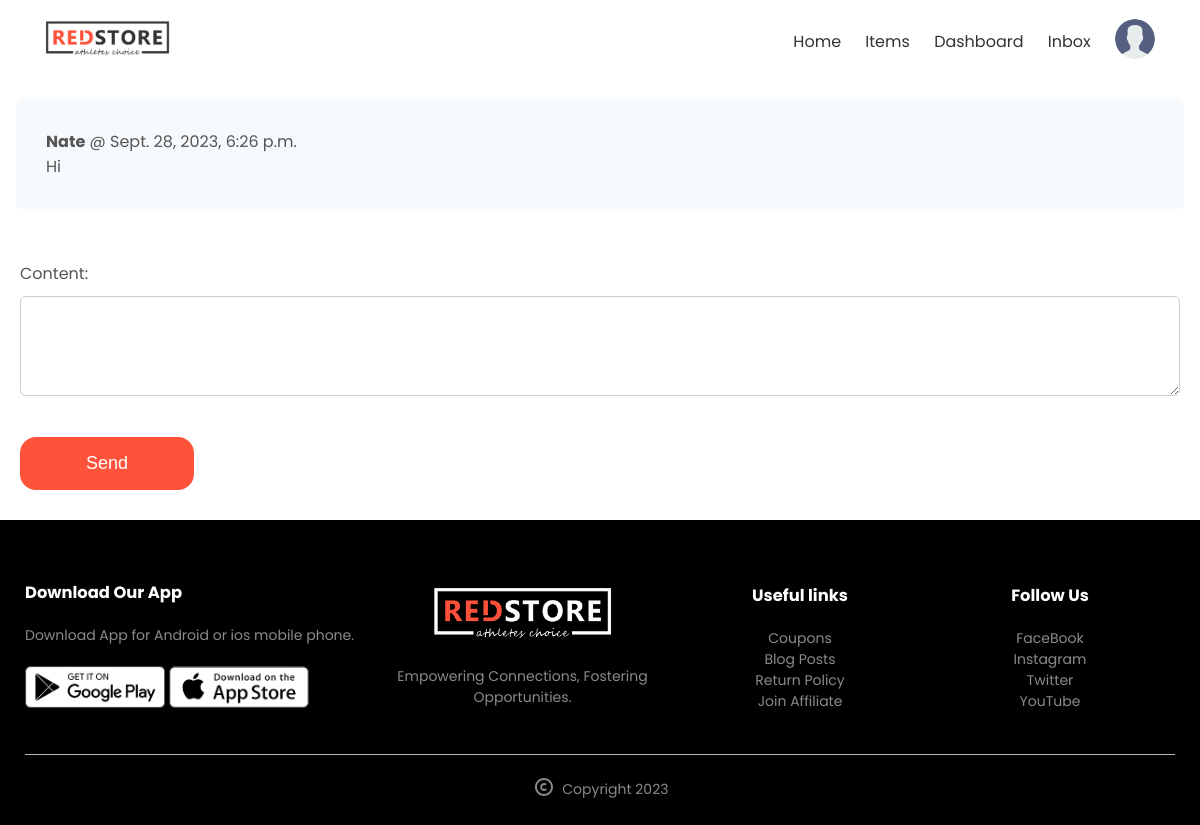
The page /messages/1/ (signed in) on the database its author committed.
### core/models.py (models this page shows, shortened)
class User(AbstractUser):
    name = models.CharField(max_length=200, null=True)
    email = models.EmailField(unique=True, null=True)
    bio = models.TextField(null=True)
    avatar = models.ImageField(null=True, default="avatar.svg")
    instagram = models.CharField(max_length=50, blank=True)
    facebook = models.CharField(max_length=50, blank=True)
    whatsup = models.CharField(max_length=50, blank=True)
    twitter = models.CharField(max_length=50, blank=True)
    total_ratings = models.PositiveIntegerField(default=0)
    total_rating_points = models.PositiveIntegerField(default=0)
    USERNAME_FIELD = 'username'
    REQUIRED_FIELDS = ['email']

class ConversationMessage(models.Model):
    conversation = models.ForeignKey(Conversation, related_name='messages', on_delete=models.CASCADE)
    content = models.TextField()
    created_at =  models.DateTimeField(auto_now_add=True)
    created_by = models.ForeignKey(User, related_name='created_messages', on_delete=models.CASCADE)

### core/views.py (the view)
# urls.py: path('messages/<str:pk>/', views.messageDetail, name='convo-detail'),
@login_required
def messageDetail(request, pk):
    conversation = Conversation.objects.filter(members__in=[request.user.id]).get(pk=pk)
    if request.method == 'POST':
        form = ConversationMessageForm(request.POST)
        if form.is_valid():
            conversation_message = form.save(commit=False)
            conversation_message.conversation = conversation
            conversation_message.created_by = request.user
            conversation_message.save()
            conversation.save()
            return redirect('convo-detail', pk=pk)
    else:
        form = ConversationMessageForm()
    return render(request, 'core/message-detail.html', {
        'conversation': conversation,
        'form': form
    })

### core/forms.py
class ConversationMessageForm(forms.ModelForm):
    class Meta:
        model = ConversationMessage
        fields = ('content',)
        widgets = {
            'content': forms.Textarea(attrs={
                'style': CONVO_STYLES
            })
        }

### core/templates/core/message-detail.html (shortened to what this page needs)
{% extends 'core/base.html' %}
{% block content %}
    <div class="all-msgs">
        {% for message in conversation.messages.all %}
            <div class="{% if message.created_by == request.user %}bg-user{% else %}bg-other{% endif %}" id="msg">
                <div>
                    <p><strong>{{ message.created_by.username }}</strong> @ {{ message.created_at }}</p>
                    <p>{{ message.content }}</p>
                </div>
            </div>
        {% endfor %}
    </div>
    <div class="msg-ctnr">
    	<form method="post" action=".">
    	    {{ form.as_p }}
    	    <button class="conv-btn">Send</button>
    	</form>
    </div>
{% endblock %}

### core/templates/core/base.html (shortened to what this page needs)
<!DOCTYPE html>
{% load static %}
<html lang="en">
<head>
	<link rel="stylesheet" href="https://cdn.jsdelivr.net/npm/@fortawesome/fontawesome-free@6.2.1/css/fontawesome.min.css">
	<link rel="stylesheet" href="{% static 'css/style.css' %}">
</head>
<body>
	<div class="header">
		<div class="container">
			<div class="navbar">
				<div class="logo">
					<a href="{% url 'home' %}">
						<img src="{% static 'images/logo.png' %}" alt="" width="125px">
					</a>
				</div>
				<nav>
					<ul id="MenuItems">
  						<li><a href="{% url 'home' %}">Home</a></li>
						<li><a href="{% url 'products' %}">Items</a></li>
						{% if request.user.is_authenticated %}
						<li><a href="{% url 'dashboard' %}">Dashboard</a></li>
						<li><a href="{% url 'inbox' %}">Inbox</a></li>
						<li class="user-dropdown">
							<div class="user-avatar">
								<img src="{{ request.user.avatar.url }}" alt="{% static 'images/avatar.svg' %}">
							</div>
						</li>
						{% else %}
						<li><a href="{% url 'signup' %}">Join</a></li>
						<li><a href="{% url 'login' %}">Login</a></li>
						{% endif%}
					</ul>
				</nav>
			</div>
		</div>
	</div>
	{% block content %}
	{% endblock %}
	<div class="footer">
		<div class="container">
			<div class="row">
				<div class="footer-col-1">
						<h3>Download Our App</h3>
						<p>Download App for Android or ios mobile phone.</p>
						<div class="app-logo">
							<img src="{% static 'images/play-store.png' %}" alt="">
							<img src="{% static 'images/app-store.png' %}" alt="">
						</div>
				</div>
				<div class="footer-col-2">
						<img src="{% static 'images/logo-white.png' %}" alt="">
						<p>Empowering Connections, Fostering Opportunities. </p>
				</div>
				<div class="footer-col-3">
						<h3>Useful links</h3>
						<ul>
							<li>Coupons</li>
							<li>Blog Posts</li>
							<li>Return Policy</li>
							<li>Join Affiliate</li>
						</ul>
				</div>
				<div class="footer-col-4">
						<h3>Follow Us</h3>
						<ul>
							<li>FaceBook</li>
							<li>Instagram</li>
							<li>Twitter</li>
							<li>YouTube</li>
						</ul>
					</div>
				</div>
				<hr>
				<p class="copyright">
					<span>
					</span>
					Copyright 2023
				  </p>
			</div>
	</div>
	</body>
</html>

### static/css/style.css (style rules this page uses)
* { margin: 0; padding: 0; box-sizing: border-box; }
body { font-family: 'Poppins', sans-serif; }
.navbar { display: flex; align-items: center; padding: 20px; }
nav { flex: 1; text-align: right; }
nav ul { display: inline-block; list-style-type: none; }
nav ul li { display: inline-block; margin-right: 20px; }
nav ul li a { text-decoration: none; color: #333; transition: color 0.3s; }
.user-dropdown { position: relative; display: inline-block; }
.user-avatar { position: relative; margin-right: 20px; cursor: pointer; }
.user-avatar img { width: 40px; height: 40px; border-radius: 50%; position: absolute; top: 0; transform: translateY(-70%); }
a { text-decoration: none; color: #555; }
p { color: #555; }
.container { max-width: 1300px; padding-left: 25px; padding-right: 25px; margin: auto; }
.row { display: flex; flex-wrap: wrap; align-items: center; justify-content: space-around; }
.footer { background: #000; color: #8a8a8a; font-size: 14px; padding: 60px 0 20px; }
.footer p { color: #8a8a8a; }
.footer h3 { color: #fff; margin-bottom: 20px; }
.footer-col-1, .footer-col-2, .footer-col-3, .footer-col-4 { min-width: 250px; margin-bottom: 20px; }
.footer-col-1 { flex-basis: 30%; }
.footer-col-2 { flex: 1; text-align: center; }
.footer-col-2 img { width: 180px; margin-bottom: 20px; }
.footer-col-3, .footer-col-4 { flex-basis: 12%; text-align: center; }
ul { list-style-type: none; }
.app-logo { margin-top: 20px; }
.app-logo img { width: 140px; }
.footer hr { border: none; background: #b5b5b5; height: 1px; margin: 20px 0; }
.copyright { text-align: center; }
.msg-ctnr { padding: 20px; }
.bg-other { background-color: #f7fafc }
.all-msgs { border-radius: 0.375rem; padding: 1rem; margin-bottom: 1rem; }
#msg { border-radius: 0.375rem; padding: 30px; }
.conv-btn { width: 15%; border: none; cursor: pointer; margin: 10px 0; margin-top: 1.5rem; padding-top: 1rem; padding-bottom: 1rem; padding-left: 2rem; padding-right: 2rem; font-size: 1.125rem; background-color: #ff523b;; color: #FFFFFF; border-radius: 1rem; outline: none; }
.copyright span { vertical-align: middle; margin-right: 3px; }

### rows shown on the page
User: user.avatar (placeholder picture)
ConversationMessage: created_by.username "Nate", created_at "Sept. 28, 2023, 6:26 p.m.", content "Hi"
